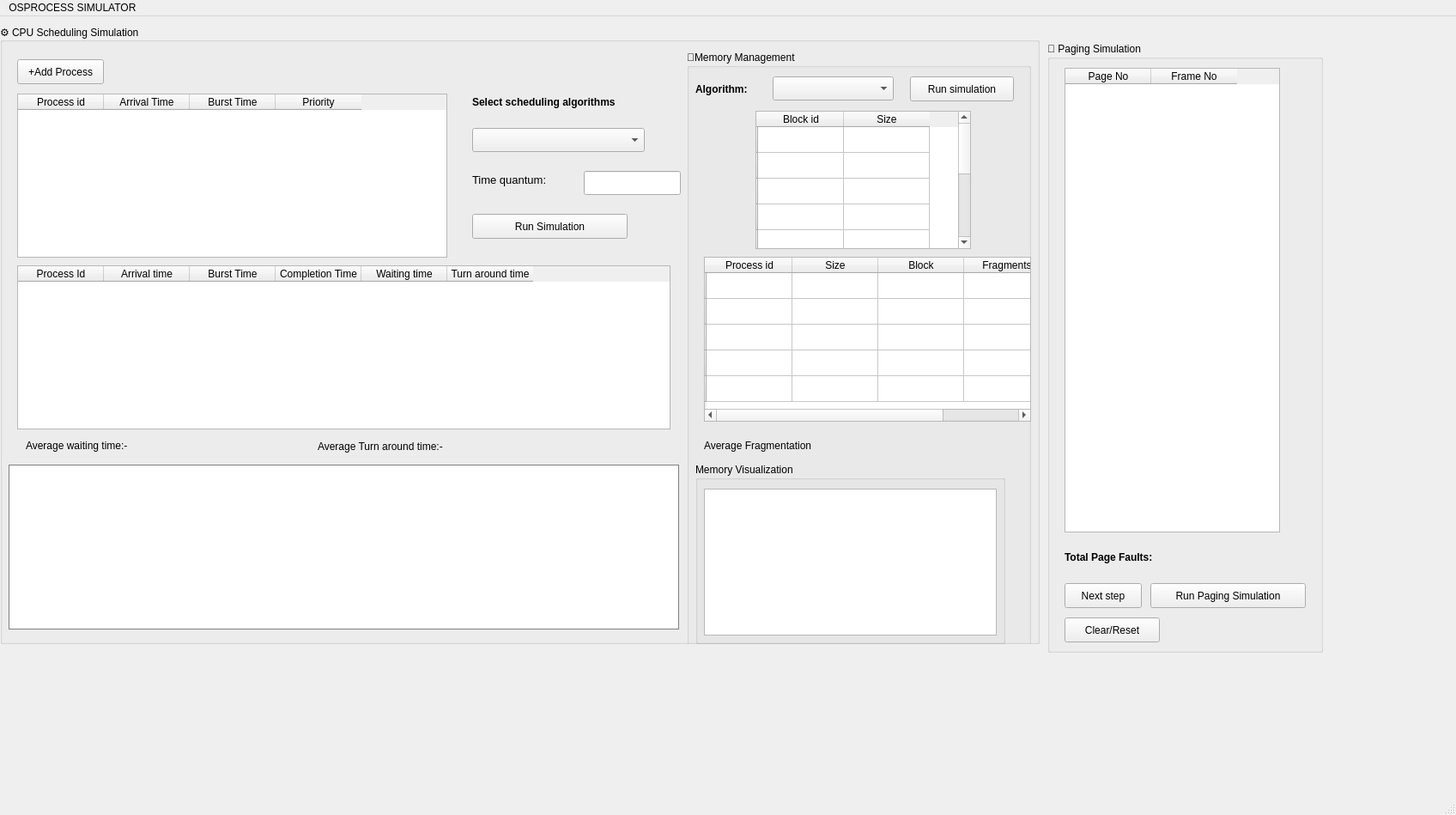
<?xml version="1.0" encoding="UTF-8"?>
<ui version="4.0">
 <class>MainWindow</class>
 <widget class="QMainWindow" name="MainWindow">
  <property name="geometry">
   <rect>
    <x>0</x>
    <y>0</y>
    <width>1696</width>
    <height>949</height>
   </rect>
  </property>
  <property name="windowTitle">
   <string>MainWindow</string>
  </property>
  <widget class="QWidget" name="centralwidget">
   <widget class="QPushButton" name="addButton">
    <property name="geometry">
     <rect>
      <x>20</x>
      <y>50</y>
      <width>101</width>
      <height>29</height>
     </rect>
    </property>
    <property name="text">
     <string>+Add Process</string>
    </property>
   </widget>
   <widget class="QLabel" name="label_6">
    <property name="geometry">
     <rect>
      <x>550</x>
      <y>90</y>
      <width>201</width>
      <height>20</height>
     </rect>
    </property>
    <property name="text">
     <string>&lt;html&gt;&lt;head/&gt;&lt;body&gt;&lt;p&gt;&lt;span style=&quot; font-weight:700;&quot;&gt;Select scheduling algorithms&lt;/span&gt;&lt;/p&gt;&lt;/body&gt;&lt;/html&gt;</string>
    </property>
   </widget>
   <widget class="QComboBox" name="algoComboBox">
    <property name="geometry">
     <rect>
      <x>550</x>
      <y>130</y>
      <width>201</width>
      <height>28</height>
     </rect>
    </property>
   </widget>
   <widget class="QLabel" name="label_7">
    <property name="geometry">
     <rect>
      <x>550</x>
      <y>180</y>
      <width>121</width>
      <height>21</height>
     </rect>
    </property>
    <property name="text">
     <string>&lt;html&gt;&lt;head/&gt;&lt;body&gt;&lt;p&gt;&lt;span style=&quot; font-size:10pt;&quot;&gt;Time quantum: &lt;/span&gt;&lt;/p&gt;&lt;/body&gt;&lt;/html&gt;</string>
    </property>
   </widget>
   <widget class="QLineEdit" name="timeQuantumInput">
    <property name="geometry">
     <rect>
      <x>680</x>
      <y>180</y>
      <width>113</width>
      <height>28</height>
     </rect>
    </property>
   </widget>
   <widget class="QPushButton" name="runButton">
    <property name="geometry">
     <rect>
      <x>550</x>
      <y>230</y>
      <width>181</width>
      <height>29</height>
     </rect>
    </property>
    <property name="text">
     <string>Run Simulation</string>
    </property>
   </widget>
   <widget class="QTableWidget" name="resultTable">
    <property name="geometry">
     <rect>
      <x>20</x>
      <y>290</y>
      <width>761</width>
      <height>191</height>
     </rect>
    </property>
    <column>
     <property name="text">
      <string>Process Id</string>
     </property>
    </column>
    <column>
     <property name="text">
      <string>Arrival time</string>
     </property>
    </column>
    <column>
     <property name="text">
      <string>Burst Time</string>
     </property>
    </column>
    <column>
     <property name="text">
      <string>Completion Time</string>
     </property>
    </column>
    <column>
     <property name="text">
      <string>Waiting time</string>
     </property>
    </column>
    <column>
     <property name="text">
      <string>Turn around time</string>
     </property>
    </column>
   </widget>
   <widget class="QTableWidget" name="processTable">
    <property name="geometry">
     <rect>
      <x>20</x>
      <y>90</y>
      <width>501</width>
      <height>191</height>
     </rect>
    </property>
    <column>
     <property name="text">
      <string>Process id</string>
     </property>
    </column>
    <column>
     <property name="text">
      <string>Arrival Time</string>
     </property>
    </column>
    <column>
     <property name="text">
      <string>Burst Time</string>
     </property>
    </column>
    <column>
     <property name="text">
      <string>Priority</string>
     </property>
    </column>
   </widget>
   <widget class="QGroupBox" name="groupBoxPaging">
    <property name="geometry">
     <rect>
      <x>1220</x>
      <y>30</y>
      <width>321</width>
      <height>711</height>
     </rect>
    </property>
    <property name="title">
     <string>💾 Paging Simulation </string>
    </property>
    <widget class="QTableWidget" name="pageTable">
     <property name="geometry">
      <rect>
       <x>20</x>
       <y>30</y>
       <width>251</width>
       <height>541</height>
      </rect>
     </property>
     <column>
      <property name="text">
       <string>Page No</string>
      </property>
     </column>
     <column>
      <property name="text">
       <string>Frame No</string>
      </property>
     </column>
    </widget>
    <widget class="QLabel" name="label_2">
     <property name="geometry">
      <rect>
       <x>20</x>
       <y>590</y>
       <width>131</width>
       <height>20</height>
      </rect>
     </property>
     <property name="text">
      <string>&lt;html&gt;&lt;head/&gt;&lt;body&gt;&lt;p&gt;&lt;span style=&quot; font-weight:700;&quot;&gt;Total Page Faults: &lt;/span&gt;&lt;/p&gt;&lt;/body&gt;&lt;/html&gt;</string>
     </property>
    </widget>
    <widget class="QLabel" name="labelPageFaults">
     <property name="geometry">
      <rect>
       <x>150</x>
       <y>590</y>
       <width>101</width>
       <height>31</height>
      </rect>
     </property>
     <property name="text">
      <string/>
     </property>
    </widget>
    <widget class="QPushButton" name="clearButton">
     <property name="geometry">
      <rect>
       <x>20</x>
       <y>670</y>
       <width>111</width>
       <height>29</height>
      </rect>
     </property>
     <property name="text">
      <string>Clear/Reset</string>
     </property>
    </widget>
    <widget class="QPushButton" name="runPagingButton">
     <property name="geometry">
      <rect>
       <x>120</x>
       <y>630</y>
       <width>181</width>
       <height>29</height>
      </rect>
     </property>
     <property name="text">
      <string>Run Paging Simulation</string>
     </property>
    </widget>
    <widget class="QPushButton" name="nextStepButton">
     <property name="geometry">
      <rect>
       <x>20</x>
       <y>630</y>
       <width>90</width>
       <height>29</height>
      </rect>
     </property>
     <property name="text">
      <string>Next step</string>
     </property>
    </widget>
   </widget>
   <widget class="QGroupBox" name="groupBox">
    <property name="geometry">
     <rect>
      <x>0</x>
      <y>10</y>
      <width>1211</width>
      <height>721</height>
     </rect>
    </property>
    <property name="title">
     <string>⚙️ CPU Scheduling Simulation </string>
    </property>
    <widget class="QLabel" name="avgTAT">
     <property name="geometry">
      <rect>
       <x>570</x>
       <y>470</y>
       <width>101</width>
       <height>41</height>
      </rect>
     </property>
     <property name="text">
      <string/>
     </property>
    </widget>
    <widget class="QLabel" name="label_9">
     <property name="geometry">
      <rect>
       <x>370</x>
       <y>470</y>
       <width>161</width>
       <height>41</height>
      </rect>
     </property>
     <property name="text">
      <string>Average Turn around time:-</string>
     </property>
    </widget>
    <widget class="QGroupBox" name="groupMemoryManagement">
     <property name="geometry">
      <rect>
       <x>800</x>
       <y>30</y>
       <width>401</width>
       <height>701</height>
      </rect>
     </property>
     <property name="title">
      <string>🧠Memory Management</string>
     </property>
     <widget class="QLabel" name="label">
      <property name="geometry">
       <rect>
        <x>10</x>
        <y>30</y>
        <width>81</width>
        <height>31</height>
       </rect>
      </property>
      <property name="text">
       <string>&lt;html&gt;&lt;head/&gt;&lt;body&gt;&lt;p&gt;&lt;span style=&quot; font-weight:700;&quot;&gt;Algorithm: &lt;/span&gt;&lt;/p&gt;&lt;/body&gt;&lt;/html&gt;</string>
      </property>
     </widget>
     <widget class="QComboBox" name="comboMemoryAlgo">
      <property name="geometry">
       <rect>
        <x>100</x>
        <y>30</y>
        <width>141</width>
        <height>28</height>
       </rect>
      </property>
     </widget>
     <widget class="QPushButton" name="btnRunMemorySim">
      <property name="geometry">
       <rect>
        <x>260</x>
        <y>30</y>
        <width>121</width>
        <height>29</height>
       </rect>
      </property>
      <property name="text">
       <string>Run simulation</string>
      </property>
     </widget>
     <widget class="QTableWidget" name="tableMemory">
      <property name="geometry">
       <rect>
        <x>20</x>
        <y>240</y>
        <width>381</width>
        <height>192</height>
       </rect>
      </property>
      <property name="editTriggers">
       <set>QAbstractItemView::EditTrigger::AnyKeyPressed|QAbstractItemView::EditTrigger::CurrentChanged|QAbstractItemView::EditTrigger::DoubleClicked|QAbstractItemView::EditTrigger::SelectedClicked</set>
      </property>
      <row>
       <property name="text">
        <string/>
       </property>
      </row>
      <row>
       <property name="text">
        <string/>
       </property>
      </row>
      <row>
       <property name="text">
        <string/>
       </property>
      </row>
      <row>
       <property name="text">
        <string/>
       </property>
      </row>
      <row>
       <property name="text">
        <string/>
       </property>
      </row>
      <column>
       <property name="text">
        <string>Process id</string>
       </property>
      </column>
      <column>
       <property name="text">
        <string>Size</string>
       </property>
      </column>
      <column>
       <property name="text">
        <string>Block</string>
       </property>
      </column>
      <column>
       <property name="text">
        <string>Fragments</string>
       </property>
      </column>
     </widget>
     <widget class="QLabel" name="label_3">
      <property name="geometry">
       <rect>
        <x>20</x>
        <y>450</y>
        <width>161</width>
        <height>20</height>
       </rect>
      </property>
      <property name="text">
       <string>Average Fragmentation</string>
      </property>
     </widget>
     <widget class="QLabel" name="labelAvgFrag">
      <property name="geometry">
       <rect>
        <x>190</x>
        <y>440</y>
        <width>63</width>
        <height>31</height>
       </rect>
      </property>
      <property name="text">
       <string/>
      </property>
     </widget>
     <widget class="QGroupBox" name="groupBox_3">
      <property name="geometry">
       <rect>
        <x>10</x>
        <y>480</y>
        <width>361</width>
        <height>211</height>
       </rect>
      </property>
      <property name="title">
       <string>Memory Visualization</string>
      </property>
      <widget class="QGraphicsView" name="memoryVisualization">
       <property name="geometry">
        <rect>
         <x>10</x>
         <y>30</y>
         <width>341</width>
         <height>171</height>
        </rect>
       </property>
      </widget>
     </widget>
     <widget class="QTableWidget" name="tableMemoryBlocks">
      <property name="geometry">
       <rect>
        <x>80</x>
        <y>70</y>
        <width>251</width>
        <height>161</height>
       </rect>
      </property>
      <row>
       <property name="text">
        <string/>
       </property>
      </row>
      <row>
       <property name="text">
        <string/>
       </property>
      </row>
      <row>
       <property name="text">
        <string/>
       </property>
      </row>
      <row>
       <property name="text">
        <string/>
       </property>
      </row>
      <row>
       <property name="text">
        <string/>
       </property>
      </row>
      <row>
       <property name="text">
        <string/>
       </property>
      </row>
      <row>
       <property name="text">
        <string/>
       </property>
      </row>
      <row>
       <property name="text">
        <string/>
       </property>
      </row>
      <row>
       <property name="text">
        <string/>
       </property>
      </row>
      <column>
       <property name="text">
        <string>Block id</string>
       </property>
      </column>
      <column>
       <property name="text">
        <string>Size</string>
       </property>
      </column>
     </widget>
    </widget>
    <widget class="QLabel" name="avgWT">
     <property name="geometry">
      <rect>
       <x>170</x>
       <y>470</y>
       <width>61</width>
       <height>41</height>
      </rect>
     </property>
     <property name="text">
      <string/>
     </property>
    </widget>
    <widget class="QGraphicsView" name="ganttView">
     <property name="geometry">
      <rect>
       <x>10</x>
       <y>512</y>
       <width>781</width>
       <height>192</height>
      </rect>
     </property>
     <property name="minimumSize">
      <size>
       <width>771</width>
       <height>192</height>
      </size>
     </property>
     <property name="styleSheet">
      <string notr="true">border: 1px solid gray; background-color: white;</string>
     </property>
    </widget>
    <widget class="QLabel" name="label_8">
     <property name="geometry">
      <rect>
       <x>30</x>
       <y>480</y>
       <width>161</width>
       <height>20</height>
      </rect>
     </property>
     <property name="text">
      <string>Average waiting time:-</string>
     </property>
    </widget>
   </widget>
   <zorder>groupBox</zorder>
   <zorder>addButton</zorder>
   <zorder>label_6</zorder>
   <zorder>algoComboBox</zorder>
   <zorder>label_7</zorder>
   <zorder>timeQuantumInput</zorder>
   <zorder>runButton</zorder>
   <zorder>resultTable</zorder>
   <zorder>processTable</zorder>
   <zorder>groupBoxPaging</zorder>
  </widget>
  <widget class="QMenuBar" name="menubar">
   <property name="geometry">
    <rect>
     <x>0</x>
     <y>0</y>
     <width>1696</width>
     <height>25</height>
    </rect>
   </property>
   <widget class="QMenu" name="menuOSPROCESS_SIMULATOR">
    <property name="title">
     <string>OSPROCESS SIMULATOR </string>
    </property>
    <addaction name="separator"/>
    <addaction name="separator"/>
   </widget>
   <addaction name="menuOSPROCESS_SIMULATOR"/>
  </widget>
  <widget class="QStatusBar" name="statusbar"/>
 </widget>
 <resources/>
 <connections/>
</ui>
